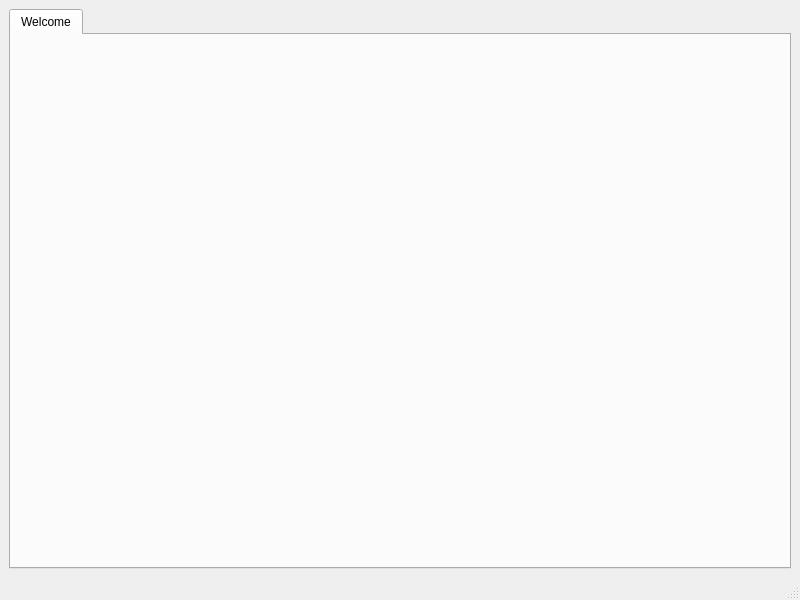
<?xml version="1.0" encoding="UTF-8"?>
<ui version="4.0">
 <class>MainWindow</class>
 <widget class="QMainWindow" name="MainWindow">
  <property name="geometry">
   <rect>
    <x>0</x>
    <y>0</y>
    <width>800</width>
    <height>600</height>
   </rect>
  </property>
  <property name="windowTitle">
   <string>PyCode</string>
  </property>
  <property name="windowIcon">
   <iconset resource="../resources/icons.qrc">
    <normaloff>:/Main/Icon.png</normaloff>:/Main/Icon.png</iconset>
  </property>
  <widget class="QWidget" name="centralwidget">
   <layout class="QGridLayout" name="gridLayout">
    <item row="0" column="0">
     <widget class="QTabWidget" name="tabWidget">
      <widget class="QWidget" name="welcome_tab">
       <attribute name="title">
        <string>Welcome</string>
       </attribute>
      </widget>
     </widget>
    </item>
   </layout>
  </widget>
  <widget class="QMenuBar" name="menubar">
   <property name="geometry">
    <rect>
     <x>0</x>
     <y>0</y>
     <width>800</width>
     <height>23</height>
    </rect>
   </property>
  </widget>
  <widget class="QStatusBar" name="statusbar"/>
 </widget>
 <resources>
  <include location="../resources/icons.qrc"/>
 </resources>
 <connections/>
</ui>
